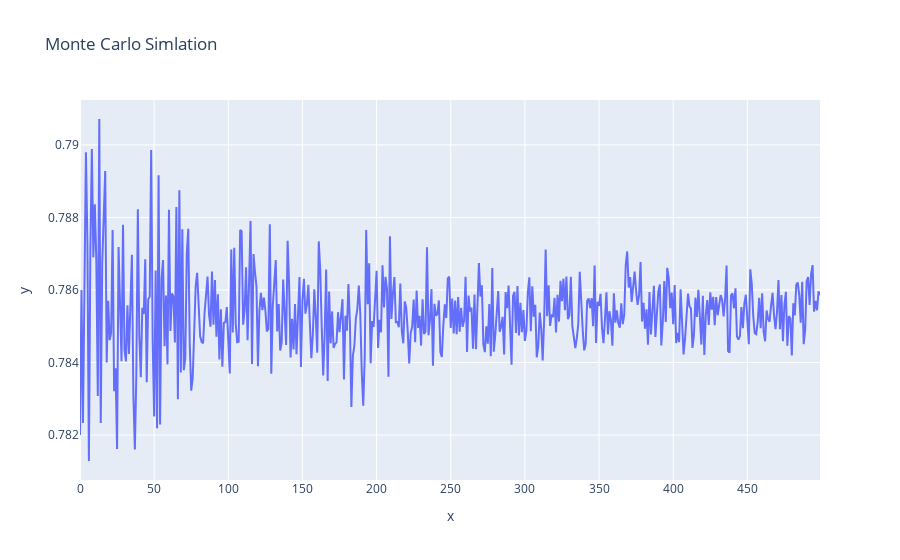

The code cell stored with this chart in its notebook:
### Code cell
fig = px.line(x=range(len(N_monte_list)), y=sampling_rate_list, title='Monte Carlo Simlation')
fig.show()

### Figure 1 — Plotly figure (JSON) as saved in the notebook; plotly's stock layout.template omitted (floating-point values rounded to 4 significant figures; data arrays with more than 128 entries replaced by an {"elided": "..."} marker saying what was removed)
{"data": [{"hovertemplate": "x=%{x}<br>y=%{y}<extra></extra>", "legendgroup": "", "line": {"color": "#636efa", "dash": "solid"}, "marker": {"symbol": "circle"}, "mode": "lines", "name": "", "orientation": "v", "showlegend": false, "type": "scatter", "x": {"elided": "500 int values"}, "xaxis": "x", "y": {"elided": "500 float values"}, "yaxis": "y"}], "layout": {"legend": {"tracegroupgap": 0}, "title": {"text": "Monte Carlo Simlation"}, "xaxis": {"anchor": "y", "domain": [0, 1], "title": {"text": "x"}}, "yaxis": {"anchor": "x", "domain": [0, 1], "title": {"text": "y"}}}}
